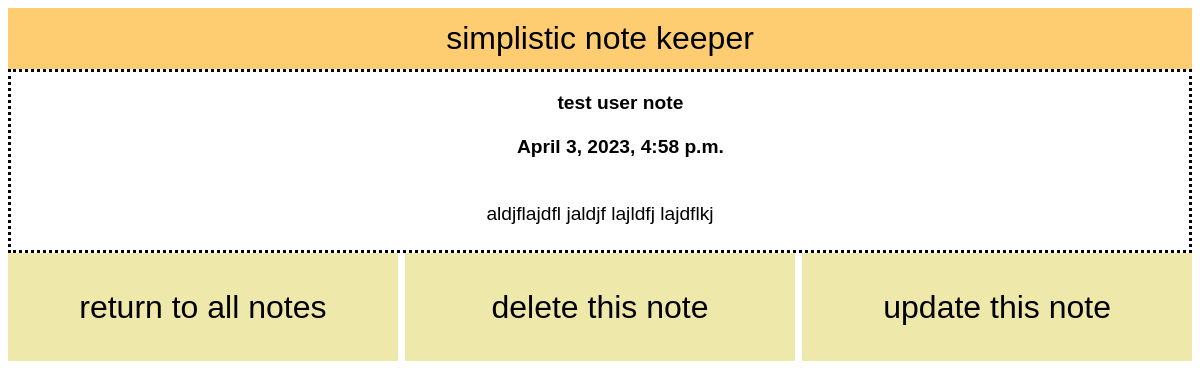
Page /note/45/ on the committed database.
### note_app/models.py (models this page shows, shortened)
class NoteModel(models.Model):
    date_created = models.DateTimeField(default=now())
    note_name = models.CharField(max_length=50, default="")
    note_text = models.TextField(max_length=500)
    user = models.ForeignKey(User, default="", null=True, blank=True, on_delete=models.CASCADE)

### note_app/views.py (the view)
class NoteDetailView(DetailView):
    template_name = "note_detail.html"
    model = NoteModel

### note_app/templates/note_detail.html
{% extends "base.html" %}
{% block content %}
<div class="note_detail_container">
    <span class="bold">
    <p class="note_detail">{{ object.note_name }}</p>
    <p class="note_detail">{{ object.date_created }}</p>
    </span>
    <p class="note_detail" id="note_text">{{ object.note_text }}</p>
</div>
<div class="note_detail_buttons">
    <a class="button_link" href="{% url 'note_list' %}">return to all notes</a>
    <a class="button_link" href="{% url 'delete_note' object.id %}">delete this note</a>
    <a class="button_link" href="{% url 'update_note' object.id %}">update this note</a>
</div>
{% endblock %}

### note_app/static/style.css (style rules this page uses)
* { font-family: Arial, Helvetica, sans-serif; }
.bold { font-weight: bold; }
p { padding: 0.5%; font-size: larger; margin: 1em; }
.note_detail { width: 100%; text-align: center; }
.note_detail_container { display: grid; place-items: center; border: dotted }
a { padding: 0.5%; font-size: larger; }
#note_text { text-align: center; width: 50%; }
.button_link { flex: 1; font-size: xx-large; text-decoration: none; outline: none; text-align: center; line-height: 3; color: black; }
.button_link:link, .button_link:visited, .button_link:focus { background: palegoldenrod; color: black; }
.note_detail_buttons { display: flex; gap: 0.625%; }
.note_detail_buttons { display: grid; place-items: center; }

### rows in the picture
NoteModel: note_name "test user note", date_created "April 3, 2023, 4:58 p.m.", note_text "aldjflajdfl jaldjf lajldfj lajdflkj"
